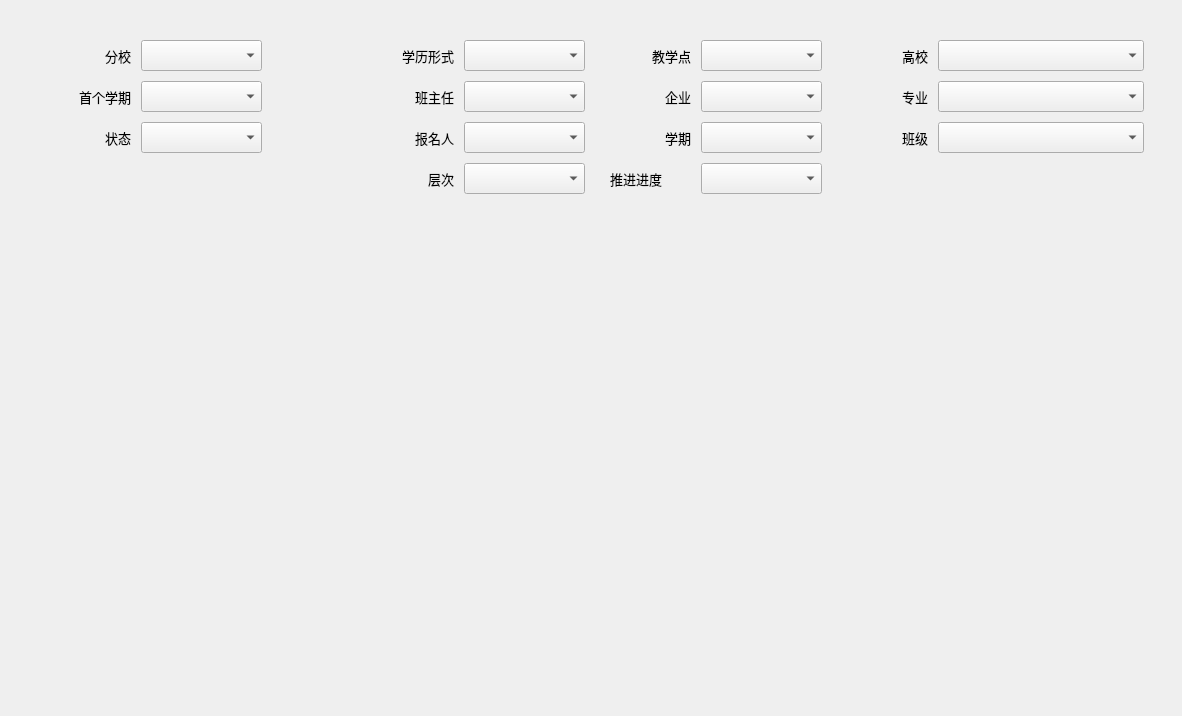
<?xml version="1.0" encoding="UTF-8"?>
<ui version="4.0">
 <class>StudentBasicInfo</class>
 <widget class="QWidget" name="StudentBasicInfo">
  <property name="geometry">
   <rect>
    <x>0</x>
    <y>0</y>
    <width>1182</width>
    <height>716</height>
   </rect>
  </property>
  <property name="windowTitle">
   <string>Form</string>
  </property>
  <widget class="QWidget" name="horizontalLayoutWidget">
   <property name="geometry">
    <rect>
     <x>30</x>
     <y>20</y>
     <width>1134</width>
     <height>194</height>
    </rect>
   </property>
   <layout class="QHBoxLayout" name="horizontalLayout">
    <property name="spacing">
     <number>5</number>
    </property>
    <property name="leftMargin">
     <number>10</number>
    </property>
    <property name="topMargin">
     <number>10</number>
    </property>
    <property name="rightMargin">
     <number>10</number>
    </property>
    <property name="bottomMargin">
     <number>10</number>
    </property>
    <item>
     <layout class="QGridLayout" name="gridLayout_5">
      <property name="sizeConstraint">
       <enum>QLayout::SetDefaultConstraint</enum>
      </property>
      <property name="leftMargin">
       <number>10</number>
      </property>
      <property name="topMargin">
       <number>10</number>
      </property>
      <property name="rightMargin">
       <number>10</number>
      </property>
      <property name="bottomMargin">
       <number>10</number>
      </property>
      <property name="spacing">
       <number>10</number>
      </property>
      <item row="1" column="0" alignment="Qt::AlignRight">
       <widget class="QLabel" name="label_51">
        <property name="maximumSize">
         <size>
          <width>81</width>
          <height>41</height>
         </size>
        </property>
        <property name="font">
         <font>
          <family>幼圆</family>
          <pointsize>10</pointsize>
         </font>
        </property>
        <property name="text">
         <string>首个学期</string>
        </property>
       </widget>
      </item>
      <item row="3" column="0">
       <widget class="QLabel" name="label_50">
        <property name="maximumSize">
         <size>
          <width>81</width>
          <height>41</height>
         </size>
        </property>
        <property name="font">
         <font>
          <family>幼圆</family>
          <pointsize>10</pointsize>
         </font>
        </property>
        <property name="text">
         <string/>
        </property>
       </widget>
      </item>
      <item row="2" column="0" alignment="Qt::AlignRight">
       <widget class="QLabel" name="label_49">
        <property name="maximumSize">
         <size>
          <width>63</width>
          <height>16777215</height>
         </size>
        </property>
        <property name="font">
         <font>
          <family>幼圆</family>
          <pointsize>10</pointsize>
         </font>
        </property>
        <property name="text">
         <string>状态</string>
        </property>
       </widget>
      </item>
      <item row="0" column="0" alignment="Qt::AlignRight">
       <widget class="QLabel" name="label_38">
        <property name="maximumSize">
         <size>
          <width>63</width>
          <height>16777215</height>
         </size>
        </property>
        <property name="font">
         <font>
          <family>幼圆</family>
          <pointsize>10</pointsize>
         </font>
        </property>
        <property name="text">
         <string>分校</string>
        </property>
       </widget>
      </item>
      <item row="0" column="1">
       <widget class="QComboBox" name="comboBox_44">
        <property name="minimumSize">
         <size>
          <width>10</width>
          <height>31</height>
         </size>
        </property>
        <property name="maximumSize">
         <size>
          <width>121</width>
          <height>16777215</height>
         </size>
        </property>
       </widget>
      </item>
      <item row="1" column="1">
       <widget class="QComboBox" name="comboBox_52">
        <property name="minimumSize">
         <size>
          <width>10</width>
          <height>31</height>
         </size>
        </property>
        <property name="maximumSize">
         <size>
          <width>121</width>
          <height>16777215</height>
         </size>
        </property>
       </widget>
      </item>
      <item row="2" column="1">
       <widget class="QComboBox" name="comboBox_45">
        <property name="minimumSize">
         <size>
          <width>10</width>
          <height>31</height>
         </size>
        </property>
        <property name="maximumSize">
         <size>
          <width>121</width>
          <height>16777215</height>
         </size>
        </property>
       </widget>
      </item>
     </layout>
    </item>
    <item>
     <layout class="QGridLayout" name="gridLayout_6">
      <property name="sizeConstraint">
       <enum>QLayout::SetDefaultConstraint</enum>
      </property>
      <property name="leftMargin">
       <number>10</number>
      </property>
      <property name="topMargin">
       <number>10</number>
      </property>
      <property name="rightMargin">
       <number>10</number>
      </property>
      <property name="bottomMargin">
       <number>10</number>
      </property>
      <property name="spacing">
       <number>10</number>
      </property>
      <item row="1" column="0" alignment="Qt::AlignRight">
       <widget class="QLabel" name="label_48">
        <property name="maximumSize">
         <size>
          <width>63</width>
          <height>16777215</height>
         </size>
        </property>
        <property name="font">
         <font>
          <family>幼圆</family>
          <pointsize>10</pointsize>
         </font>
        </property>
        <property name="text">
         <string>班主任</string>
        </property>
       </widget>
      </item>
      <item row="2" column="0" alignment="Qt::AlignRight">
       <widget class="QLabel" name="label_52">
        <property name="maximumSize">
         <size>
          <width>63</width>
          <height>16777215</height>
         </size>
        </property>
        <property name="font">
         <font>
          <family>幼圆</family>
          <pointsize>10</pointsize>
         </font>
        </property>
        <property name="text">
         <string>报名人</string>
        </property>
       </widget>
      </item>
      <item row="3" column="0" alignment="Qt::AlignRight">
       <widget class="QLabel" name="label_53">
        <property name="maximumSize">
         <size>
          <width>81</width>
          <height>41</height>
         </size>
        </property>
        <property name="font">
         <font>
          <family>幼圆</family>
          <pointsize>10</pointsize>
         </font>
        </property>
        <property name="text">
         <string>层次</string>
        </property>
       </widget>
      </item>
      <item row="0" column="0" alignment="Qt::AlignRight">
       <widget class="QLabel" name="label_54">
        <property name="maximumSize">
         <size>
          <width>81</width>
          <height>41</height>
         </size>
        </property>
        <property name="font">
         <font>
          <family>幼圆</family>
          <pointsize>10</pointsize>
         </font>
        </property>
        <property name="text">
         <string>学历形式</string>
        </property>
       </widget>
      </item>
      <item row="0" column="1">
       <widget class="QComboBox" name="comboBox_46">
        <property name="minimumSize">
         <size>
          <width>10</width>
          <height>31</height>
         </size>
        </property>
        <property name="maximumSize">
         <size>
          <width>121</width>
          <height>16777215</height>
         </size>
        </property>
       </widget>
      </item>
      <item row="1" column="1">
       <widget class="QComboBox" name="comboBox_47">
        <property name="minimumSize">
         <size>
          <width>10</width>
          <height>31</height>
         </size>
        </property>
        <property name="maximumSize">
         <size>
          <width>121</width>
          <height>16777215</height>
         </size>
        </property>
       </widget>
      </item>
      <item row="2" column="1">
       <widget class="QComboBox" name="comboBox_48">
        <property name="minimumSize">
         <size>
          <width>10</width>
          <height>31</height>
         </size>
        </property>
        <property name="maximumSize">
         <size>
          <width>121</width>
          <height>16777215</height>
         </size>
        </property>
       </widget>
      </item>
      <item row="3" column="1">
       <widget class="QComboBox" name="comboBox_49">
        <property name="minimumSize">
         <size>
          <width>10</width>
          <height>31</height>
         </size>
        </property>
        <property name="maximumSize">
         <size>
          <width>121</width>
          <height>16777215</height>
         </size>
        </property>
       </widget>
      </item>
     </layout>
    </item>
    <item>
     <layout class="QGridLayout" name="gridLayout_3">
      <property name="sizeConstraint">
       <enum>QLayout::SetDefaultConstraint</enum>
      </property>
      <property name="leftMargin">
       <number>10</number>
      </property>
      <property name="topMargin">
       <number>10</number>
      </property>
      <property name="rightMargin">
       <number>10</number>
      </property>
      <property name="bottomMargin">
       <number>10</number>
      </property>
      <property name="spacing">
       <number>10</number>
      </property>
      <item row="1" column="0" alignment="Qt::AlignRight">
       <widget class="QLabel" name="label_45">
        <property name="maximumSize">
         <size>
          <width>63</width>
          <height>16777215</height>
         </size>
        </property>
        <property name="font">
         <font>
          <family>幼圆</family>
          <pointsize>10</pointsize>
         </font>
        </property>
        <property name="text">
         <string>企业</string>
        </property>
       </widget>
      </item>
      <item row="2" column="0" alignment="Qt::AlignRight">
       <widget class="QLabel" name="label_46">
        <property name="maximumSize">
         <size>
          <width>63</width>
          <height>16777215</height>
         </size>
        </property>
        <property name="font">
         <font>
          <family>幼圆</family>
          <pointsize>10</pointsize>
         </font>
        </property>
        <property name="text">
         <string>学期</string>
        </property>
       </widget>
      </item>
      <item row="3" column="0">
       <widget class="QLabel" name="label_47">
        <property name="maximumSize">
         <size>
          <width>81</width>
          <height>41</height>
         </size>
        </property>
        <property name="font">
         <font>
          <family>幼圆</family>
          <pointsize>10</pointsize>
         </font>
        </property>
        <property name="text">
         <string>推进进度</string>
        </property>
       </widget>
      </item>
      <item row="0" column="0" alignment="Qt::AlignRight">
       <widget class="QLabel" name="label_37">
        <property name="maximumSize">
         <size>
          <width>63</width>
          <height>16777215</height>
         </size>
        </property>
        <property name="font">
         <font>
          <family>幼圆</family>
          <pointsize>10</pointsize>
         </font>
        </property>
        <property name="text">
         <string>教学点</string>
        </property>
       </widget>
      </item>
      <item row="0" column="1">
       <widget class="QComboBox" name="comboBox_53">
        <property name="minimumSize">
         <size>
          <width>10</width>
          <height>31</height>
         </size>
        </property>
        <property name="maximumSize">
         <size>
          <width>121</width>
          <height>16777215</height>
         </size>
        </property>
       </widget>
      </item>
      <item row="1" column="1">
       <widget class="QComboBox" name="comboBox_56">
        <property name="minimumSize">
         <size>
          <width>10</width>
          <height>31</height>
         </size>
        </property>
        <property name="maximumSize">
         <size>
          <width>121</width>
          <height>16777215</height>
         </size>
        </property>
       </widget>
      </item>
      <item row="2" column="1">
       <widget class="QComboBox" name="comboBox_55">
        <property name="minimumSize">
         <size>
          <width>10</width>
          <height>31</height>
         </size>
        </property>
        <property name="maximumSize">
         <size>
          <width>121</width>
          <height>16777215</height>
         </size>
        </property>
       </widget>
      </item>
      <item row="3" column="1">
       <widget class="QComboBox" name="comboBox_54">
        <property name="minimumSize">
         <size>
          <width>10</width>
          <height>31</height>
         </size>
        </property>
        <property name="maximumSize">
         <size>
          <width>121</width>
          <height>16777215</height>
         </size>
        </property>
       </widget>
      </item>
     </layout>
    </item>
    <item>
     <layout class="QGridLayout" name="gridLayout_4">
      <property name="sizeConstraint">
       <enum>QLayout::SetDefaultConstraint</enum>
      </property>
      <property name="leftMargin">
       <number>10</number>
      </property>
      <property name="topMargin">
       <number>10</number>
      </property>
      <property name="rightMargin">
       <number>10</number>
      </property>
      <property name="bottomMargin">
       <number>10</number>
      </property>
      <property name="spacing">
       <number>10</number>
      </property>
      <item row="0" column="1">
       <widget class="QComboBox" name="comboBox_36">
        <property name="minimumSize">
         <size>
          <width>178</width>
          <height>31</height>
         </size>
        </property>
       </widget>
      </item>
      <item row="1" column="1">
       <widget class="QComboBox" name="comboBox_50">
        <property name="minimumSize">
         <size>
          <width>178</width>
          <height>31</height>
         </size>
        </property>
       </widget>
      </item>
      <item row="2" column="1">
       <widget class="QComboBox" name="comboBox_51">
        <property name="minimumSize">
         <size>
          <width>178</width>
          <height>31</height>
         </size>
        </property>
       </widget>
      </item>
      <item row="1" column="0" alignment="Qt::AlignRight">
       <widget class="QLabel" name="label_55">
        <property name="maximumSize">
         <size>
          <width>63</width>
          <height>16777215</height>
         </size>
        </property>
        <property name="font">
         <font>
          <family>幼圆</family>
          <pointsize>10</pointsize>
         </font>
        </property>
        <property name="text">
         <string>专业</string>
        </property>
       </widget>
      </item>
      <item row="2" column="0" alignment="Qt::AlignRight">
       <widget class="QLabel" name="label_56">
        <property name="maximumSize">
         <size>
          <width>63</width>
          <height>16777215</height>
         </size>
        </property>
        <property name="font">
         <font>
          <family>幼圆</family>
          <pointsize>10</pointsize>
         </font>
        </property>
        <property name="text">
         <string>班级</string>
        </property>
       </widget>
      </item>
      <item row="3" column="0">
       <widget class="QLabel" name="label_57">
        <property name="maximumSize">
         <size>
          <width>81</width>
          <height>41</height>
         </size>
        </property>
        <property name="font">
         <font>
          <family>幼圆</family>
          <pointsize>10</pointsize>
         </font>
        </property>
        <property name="text">
         <string/>
        </property>
       </widget>
      </item>
      <item row="0" column="0" alignment="Qt::AlignRight">
       <widget class="QLabel" name="label_39">
        <property name="maximumSize">
         <size>
          <width>63</width>
          <height>16777215</height>
         </size>
        </property>
        <property name="font">
         <font>
          <family>幼圆</family>
          <pointsize>10</pointsize>
         </font>
        </property>
        <property name="text">
         <string>高校</string>
        </property>
       </widget>
      </item>
     </layout>
    </item>
   </layout>
  </widget>
 </widget>
 <resources/>
 <connections/>
</ui>
